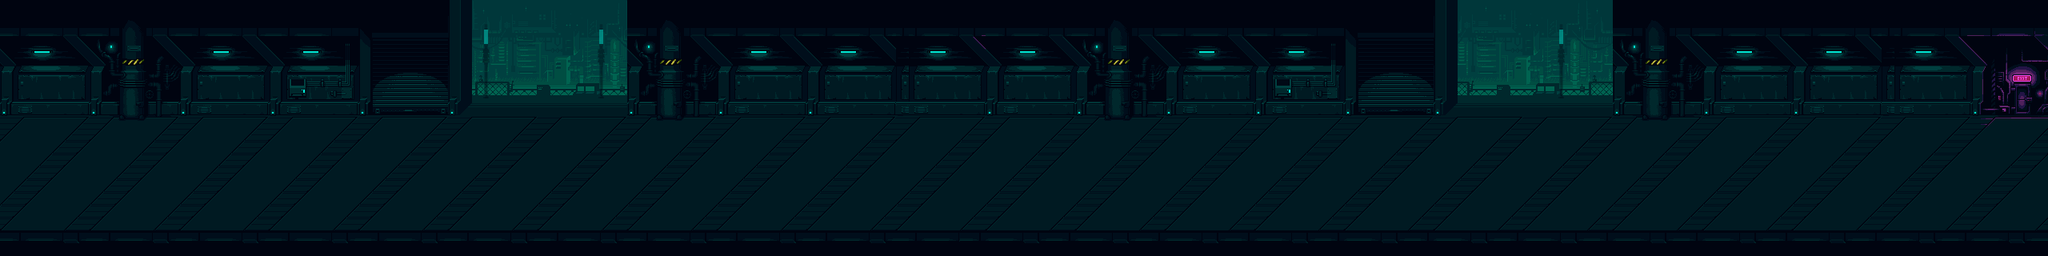

A level layout from a 2D game, rendered from its tile map. Below: a short description, then the map file with tile-grid data replaced by summaries:
An orthogonal 160x20 tile map with 16x16 px tiles, 8 tile layers (Capa de patrones 2, Capa de patrones 4, Capa de patrones 1, Copiar desde Capa de patrones 2, ...), 2 hidden layers not drawn, 3 tilesets and 22 objects (10x enemy_spawn, 8x collision, 2x item, player_spawn, map_warp).

<map version="1.8" tiledversion="1.8.2" orientation="orthogonal" renderorder="right-down" width="160" height="20" tilewidth="16" tileheight="16" infinite="0" nextlayerid="48" nextobjectid="109">
 <tileset firstgid="1" source="cyberpunk-corridor.tsx" />
 <tileset firstgid="1217" source="back.tsx" />
 <tileset firstgid="1349" source="cyberpunk-corridor-foreground.tsx" />
 <layer id="2" name="Capa de patrones 2" width="160" height="20">
  <data>[3200 cells, 264 non-empty, 132 distinct tile ids]</data>
 </layer>
 <layer id="4" name="Capa de patrones 4" width="160" height="20" opacity="0.44">
  <data>[3200 cells, 48 non-empty, 24 distinct tile ids]</data>
 </layer>
 <layer id="1" name="Capa de patrones 1" width="160" height="20">
  <data>[3200 cells, 1616 non-empty, 615 distinct tile ids]</data>
 </layer>
 <layer id="16" name="Copiar desde Capa de patrones 2" width="160" height="20">
  <data>[3200 cells, 264 non-empty, 132 distinct tile ids]</data>
 </layer>
 <layer id="15" name="Copiar desde Capa de patrones 4" width="160" height="20" opacity="0.44">
  <data>[3200 cells, 48 non-empty, 24 distinct tile ids]</data>
 </layer>
 <layer id="14" name="Copiar desde Capa de patrones 1" width="160" height="20">
  <data>[3200 cells, 1576 non-empty, 593 distinct tile ids]</data>
 </layer>
 <objectgroup id="6" name="spawn">
  <properties>
   <property name="map_layer" value="1" />
  </properties>
  <object id="50" name="Player" type="player_spawn" x="70.3337" y="190.333">
   <properties>
    <property name="Name" value="Izzy" />
    <property name="Pet" value="gengar" />
   </properties>
   <point />
  </object>
  <object id="55" name="Power item" type="item" x="630" y="187">
   <properties>
    <property name="Name" value="purplegem" />
   </properties>
   <point />
  </object>
  <object id="97" name="level 2 Lobo" type="enemy_spawn" x="1065.34" y="180.667">
   <properties>
    <property name="Attack" value="projectiles" />
    <property name="Level" type="int" value="2" />
    <property name="Name" value="lobo_lvl2" />
   </properties>
   <point />
  </object>
  <object id="98" name="level 2 Lobo" type="enemy_spawn" x="2469.67" y="170.001">
   <properties>
    <property name="Attack" value="projectiles" />
    <property name="Level" type="int" value="2" />
    <property name="Name" value="lobo_lvl2" />
   </properties>
   <point />
  </object>
  <object id="99" name="Power item" type="item" x="2411" y="171.667">
   <properties>
    <property name="Name" value="purplegem" />
   </properties>
   <point />
  </object>
  <object id="100" name="level 1 Skeleton" type="enemy_spawn" x="1294.66" y="167.334">
   <properties>
    <property name="AttackType" value="melee" />
    <property name="Level" type="int" value="1" />
    <property name="Name" value="Malote" />
   </properties>
   <point />
  </object>
  <object id="101" name="level 1 cerdo" type="enemy_spawn" x="800.667" y="182.333">
   <properties>
    <property name="AttackType" value="melee" />
    <property name="Level" type="int" value="1" />
    <property name="Name" value="cerdo_lvl2" />
   </properties>
   <point />
  </object>
  <object id="102" name="level 2 Furro" type="enemy_spawn" x="2260" y="169">
   <properties>
    <property name="Attack" value="projectiles" />
    <property name="Level" type="int" value="2" />
    <property name="Name" value="cerdo_lvl2" />
   </properties>
   <point />
  </object>
  <object id="103" name="level 2 Lobo" type="enemy_spawn" x="2335.33" y="168.667">
   <properties>
    <property name="Attack" value="projectiles" />
    <property name="Level" type="int" value="2" />
    <property name="Name" value="lobo_lvl2" />
   </properties>
   <point />
  </object>
  <object id="104" name="level 2 Furro" type="enemy_spawn" x="2503.33" y="180">
   <properties>
    <property name="Attack" value="projectiles" />
    <property name="Level" type="int" value="2" />
    <property name="Name" value="cerdo_lvl2" />
   </properties>
   <point />
  </object>
  <object id="105" name="level 1 Skeleton" type="enemy_spawn" x="1950" y="163.333">
   <properties>
    <property name="AttackType" value="melee" />
    <property name="Level" type="int" value="1" />
    <property name="Name" value="Malote" />
   </properties>
   <point />
  </object>
  <object id="106" name="level 1 Skeleton" type="enemy_spawn" x="1707.33" y="170">
   <properties>
    <property name="AttackType" value="melee" />
    <property name="Level" type="int" value="1" />
    <property name="Name" value="Malote" />
   </properties>
   <point />
  </object>
  <object id="108" name="level 2 Furro" type="enemy_spawn" x="1559.33" y="210">
   <properties>
    <property name="Attack" value="projectiles" />
    <property name="Level" type="int" value="2" />
    <property name="Name" value="cerdo_lvl2" />
   </properties>
   <point />
  </object>
 </objectgroup>
 <layer id="3" name="Capa de patrones 3 palos" width="160" height="20" visible="0">
  <data>[3200 cells, 458 non-empty, 71 distinct tile ids]</data>
 </layer>
 <layer id="13" name="Copiar desde Capa de patrones 3" width="160" height="20" visible="0">
  <data>[3200 cells, 458 non-empty, 71 distinct tile ids]</data>
 </layer>
 <layer id="9" name="Capa de patrones 5 s" width="160" height="20">
  <data>[3200 cells, 170 non-empty, 14 distinct tile ids]</data>
 </layer>
 <layer id="12" name="Copiar desde Capa de patrones 5" width="160" height="20">
  <data>[3200 cells, 170 non-empty, 14 distinct tile ids]</data>
 </layer>
 <objectgroup id="8" name="limits">
  <object id="3" type="collision" x="-14.903" y="146.343" width="20.501" height="154.18" />
  <object id="4" type="collision" x="0.098022" y="0.0585" width="589.191" height="146.05" />
  <object id="5" type="collision" x="767.829" y="0.9505" width="1018.56" height="147.972" />
  <object id="12" type="collision" x="591" y="0.5" width="175.5" height="145.121" />
  <object id="13" type="collision" x="-1.25" y="300.5" width="2561.34" height="23.5" />
  <object id="59" type="collision" x="1963.06" y="0.220521" width="603.082" height="145.063" />
  <object id="60" type="collision" x="2554.27" y="144.938" width="7.1778" height="154.599" />
  <object id="61" type="collision" x="1787.09" y="0.436721" width="175.5" height="142.152" />
 </objectgroup>
 <objectgroup id="47" name="warp">
  <object id="67" name="Warp" type="map_warp" x="2504.21" y="140" width="42.875" height="24.375">
   <properties>
    <property name="Map" value="stage3" />
   </properties>
  </object>
 </objectgroup>
</map>
